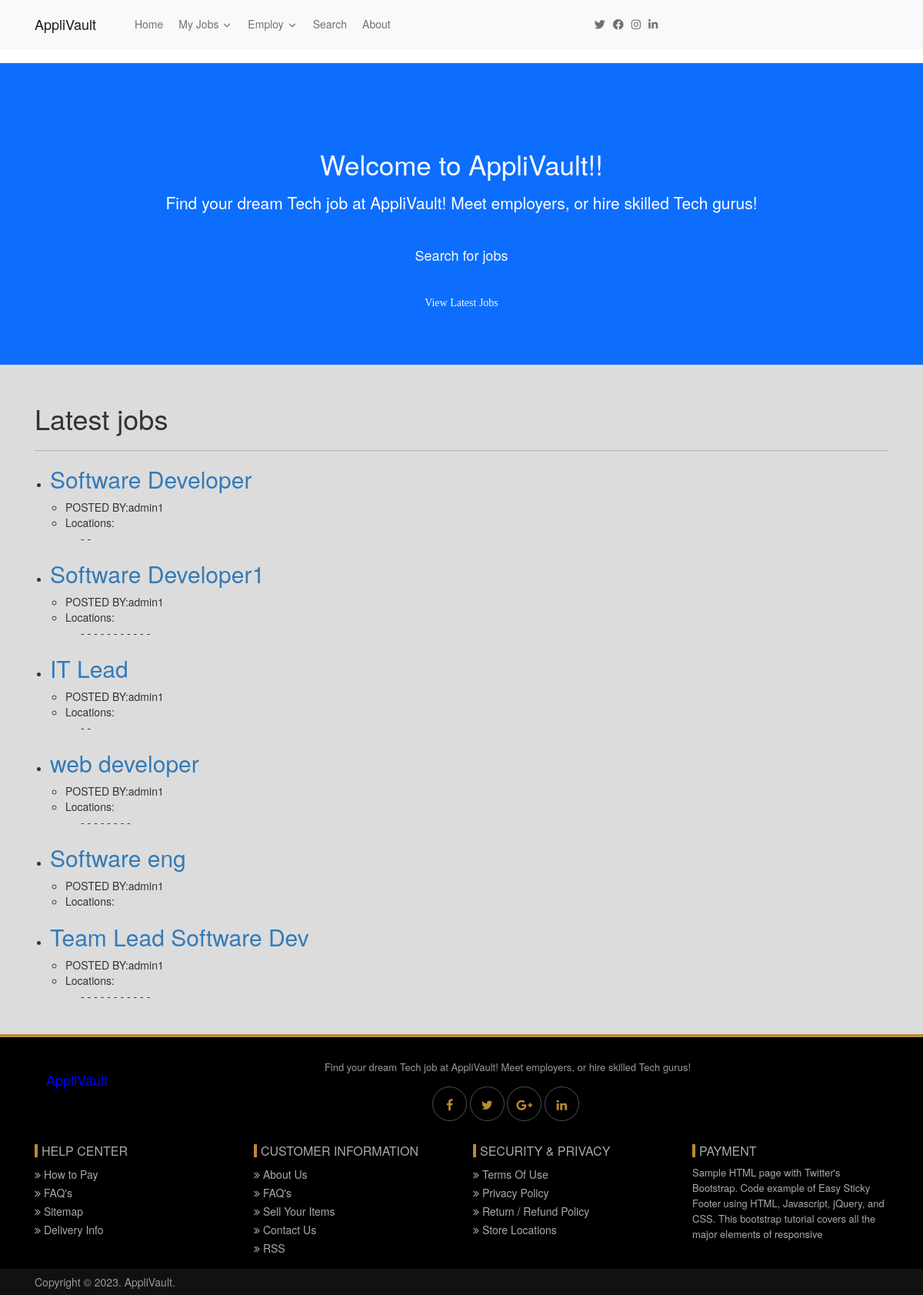
The page / on the database its author committed.
### job/models.py (models this page shows, shortened)
class Job(models.Model):
    job_name = models.CharField(max_length=125)
    job_poster = models.ForeignKey(User, on_delete=models.CASCADE, null=True)
    company_name = models.CharField(max_length=100, blank=True, null=True)
    company_website_link = models.CharField(max_length=500, blank=True, null=True)
    job_location = CountryField(blank_label="(Select Countries)",multiple=True, blank=True)
    job_alternative_location = models.CharField(max_length=250, blank=True, null=True)
    EXPERIENCE_LEVEL_CHOICES = (
        ('Internship', 'Internship'),
        ('Entry Level', 'Entry Level'),
        ('Associate', 'Associate'),
        ('Mid-Senior Level', 'Mid-Senior Level'),
        ('Senior Level', 'Senior Level'),
        ('Director', 'Director'),
        ('Executive', 'Executive')
    )
    experience_level = MultiSelectField(max_length=125, choices=EXPERIENCE_LEVEL_CHOICES, blank=True)
    JOB_TYPE_CHOICES = (
        ('Remote', 'Remote'),
        ('On-site', 'On-site'),
        ('Hybrid', 'Hybrid')
    )
    job_type = MultiSelectField(max_length=125, choices=JOB_TYPE_CHOICES, blank=True)
    job_details = CKEditor5Field(null=True, blank=True)
    job_salary = models.CharField(max_length=100, blank=True, null=True)
    job_application_link = models.CharField(max_length=125, blank=True, null=True)

### core/views.py (the view)
# urls.py: path('', views.index, name='index'),
def index(request):
    jobs = Job.objects.all()
    return render(request, "core/index.html", {
        'jobs': jobs,
    })

### core/templates/core/index.html (shortened to what this page needs)
{% extends 'core/base.html' %}
{% block content %}
<div  style="background-color: gainsboro;">
   <div class="py-5 text-center text-white bg-primary">
      <div class="container py-5">
         <div class="row py-5">
               <div class="mx-auto col-lg-10">
                  <h1 class="display-4 mb-4 ">Welcome to AppliVault!!</h1>
                  <p class="lead mb-5">Find your dream Tech job at AppliVault! Meet employers, or hire skilled Tech gurus!</p> <a href="{% url 'search' %}" class="btn btn-lg btn-outline-light mx-1">Search for jobs</a>
               </div>
         </div>
         <p style="font-family: cursive;"><a href="#latest_jobs" style="text-decoration: none; color: aliceblue;">View Latest Jobs</a></p>
      </div>
   </div>
   <div class="container py-5">
      <h1 id="latest_jobs">Latest jobs</h1>
      <hr>
      {% for job in jobs %}
         <ul>
            <li>
               <a href="{% url 'job_details' job.id %}" target="_blank"><h2>{{ job.job_name }}</h2></a>
               <ul>
                  <li>POSTED BY:{{ job.job_poster }}</li>
                  <li>Locations:</li>
                     <ul>
                        {% for location in job.job_location %}
                           -{{ location.name }}
                        {% endfor %}
                     </ul>
               </ul>
            </li>
         </ul>
      {% endfor %}
   </div>
</div>
{% endblock %}

### rows shown on the page
Job: job_name "Software Developer", job_poster "admin1"
Job: job_name "Software Developer1", job_poster "admin1"
Job: job_name "IT Lead", job_poster "admin1"
Job: job_name "web developer", job_poster "admin1"
Job: job_name "Software eng", job_poster "admin1"
Job: job_name "Team Lead Software Dev", job_poster "admin1"
